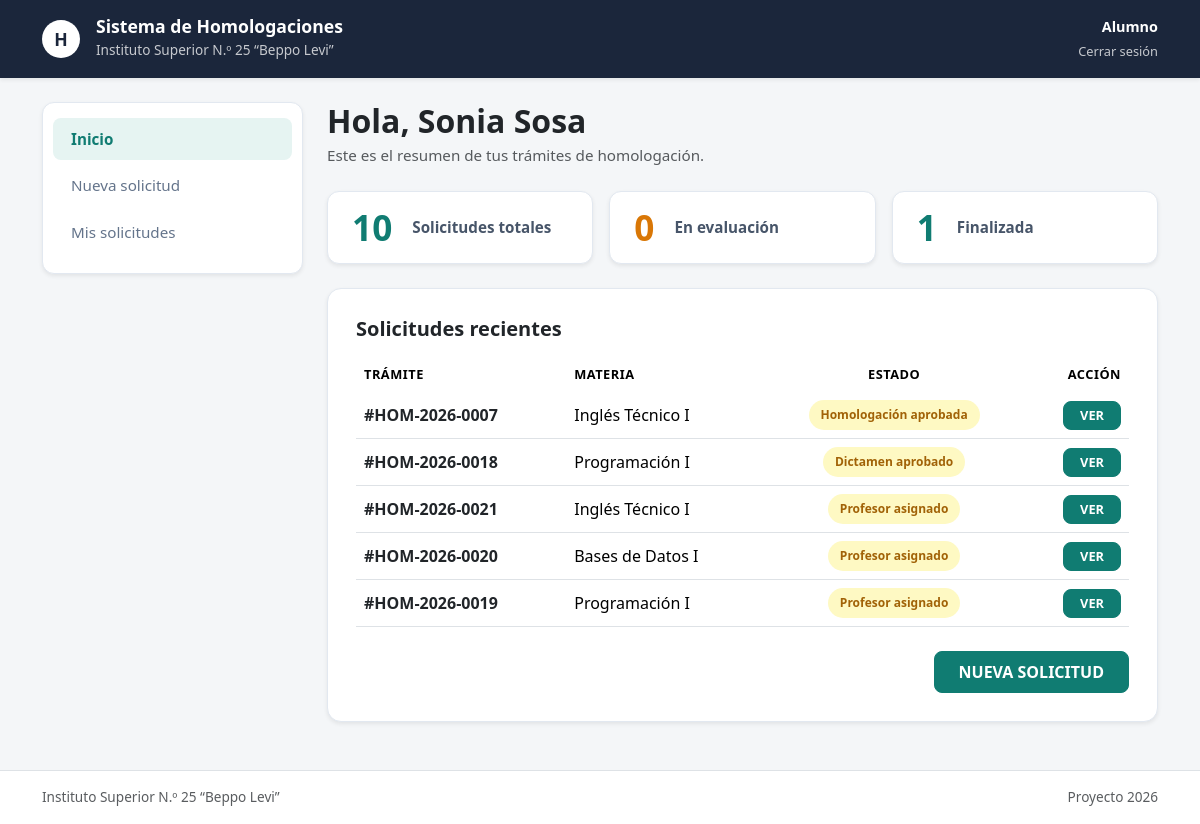
Before: /panel-alumno/ (signed in) with the older database file.
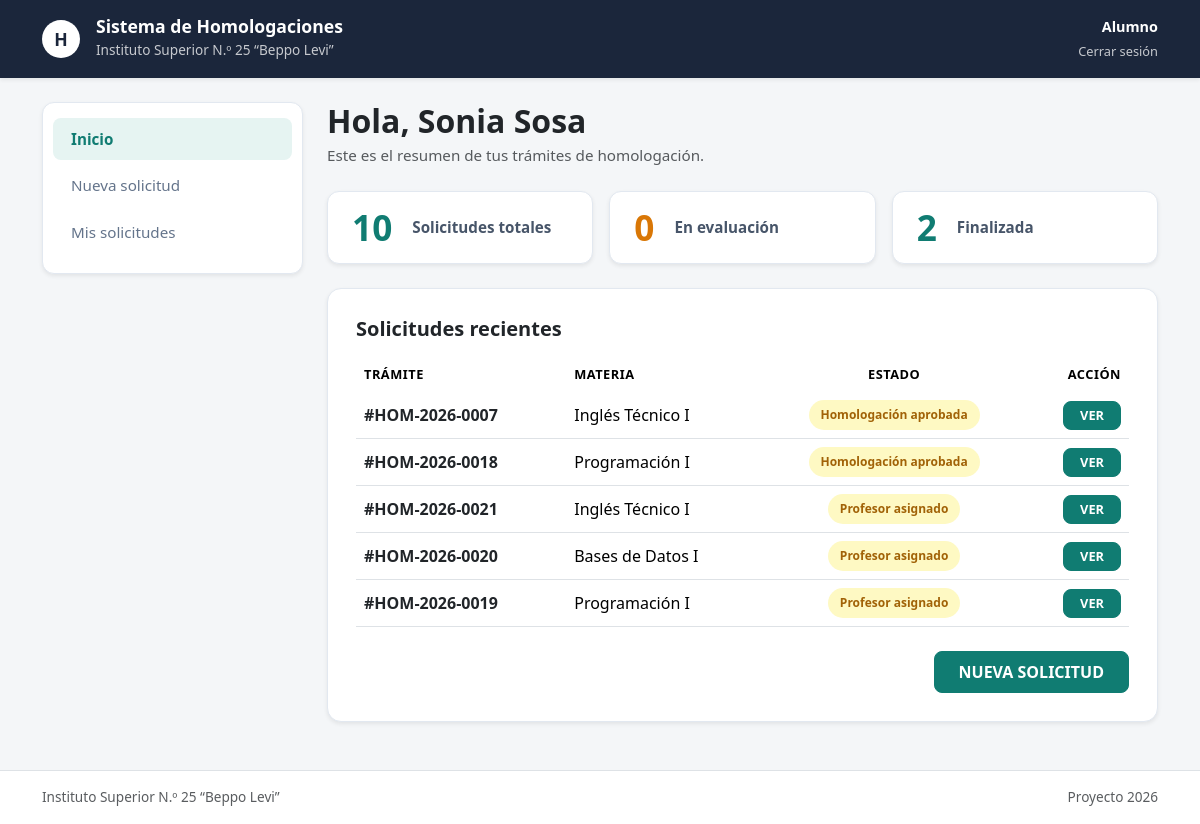
After: the same page with the newer database file.
### app1/models.py (models this page shows, shortened)
class SolicitudHomologacion(models.Model):
    ESTADOS = [
        ('PENDIENTE_PRESENTACION', 'Pendiente de presentación en Secretaría'),
        ('DOCUMENTACION_RECIBIDA', 'Documentación recibida'),
        ('PROFESOR_ASIGNADO', 'Profesor asignado'),
        ('EN_EVALUACION', 'En evaluación'),
        ('EVALUACION_FINALIZADA', 'Evaluación finalizada'),
        ('CORRECCION_SOLICITADA', 'Corrección solicitada'),
        ('DICTAMEN_APROBADO', 'Dictamen aprobado'),
        ('HOMOLOGACION_APROBADA', 'Homologación aprobada'),
        ('HOMOLOGACION_RECHAZADA', 'Homologación rechazada'),
    ]
    numero_tramite = models.CharField(max_length=30, unique=True, verbose_name="Número de Trámite")
    alumno = models.ForeignKey(PerfilUsuario, on_delete=models.CASCADE, limit_choices_to={'rol': 'ALUMNO'}, related_name="solicitudes")
    institucion_origen = models.CharField(max_length=200, verbose_name="Institución de Origen")
    carrera_origen = models.CharField(max_length=200, verbose_name="Carrera de Origen")
    analitico_pdf = models.FileField(upload_to="analiticos/", null=True, blank=True, verbose_name="Certificado Analítico")
    programa_origen_pdf = models.FileField(upload_to="programas_origen/", null=True, blank=True, verbose_name="Programa de la Materia de Origen")
    observaciones_alumno = models.TextField(blank=True, null=True, verbose_name="Observaciones del Alumno")
    estado = models.CharField(max_length=30, choices=ESTADOS, default='PENDIENTE_PRESENTACION', verbose_name="Estado de la Solicitud")
    fecha_creacion = models.DateTimeField(auto_now_add=True, verbose_name="Fecha de Creación")
    fecha_actualizacion = models.DateTimeField(auto_now=True, verbose_name="Última Actualización")

class MateriaSolicitada(models.Model):
    RESULTADOS = [
        ('PENDIENTE', 'Pendiente'),
        ('APROBADA', 'Aprobada'),
        ('RECHAZADA', 'Rechazada'),
    ]
    solicitud = models.ForeignKey(SolicitudHomologacion, on_delete=models.CASCADE, related_name="materias_solicitadas")
    materia = models.ForeignKey(Materia, on_delete=models.CASCADE, verbose_name="Materia Institucional a Homologar")
    profesor_evaluador = models.ForeignKey(PerfilUsuario, on_delete=models.SET_NULL, null=True, blank=True, limit_choices_to={'rol': 'PROFESOR'}, related_name="evaluaciones_asignadas")
    programa_institucional = models.ForeignKey(ProgramaAcademico, on_delete=models.SET_NULL, null=True, blank=True)
    resultado_dictamen = models.CharField(max_length=20, choices=RESULTADOS, default='PENDIENTE', verbose_name="Resultado Dictamen")
    fundamentacion_profesor = models.TextField(blank=True, null=True, verbose_name="Fundamentación del Profesor")
    observaciones_jefe_carrera = models.TextField(blank=True, null=True, verbose_name="Observaciones Jefe de Carrera")

class Materia(models.Model):
    carrera = models.ForeignKey(Carrera, on_delete=models.CASCADE, related_name="materias")
    nombre = models.CharField(max_length=150, verbose_name="Nombre de la Materia")
    año = models.CharField(max_length=20, blank=True, null=True, verbose_name="Año / Nivel")

### app1/views.py (the view)
# urls.py: path('panel-alumno/', views.panel_alumno, name='panel_alumno'),
@login_required(login_url='index')
def panel_alumno(request):
    perfil = request.user.perfil
    solicitudes = SolicitudHomologacion.objects.filter(alumno=perfil).order_by('-fecha_creacion')
    total_solicitudes = solicitudes.count()
    en_evaluacion = solicitudes.filter(estado='EN_EVALUACION').count()
    finalizadas = solicitudes.filter(estado__in=['HOMOLOGACION_APROBADA', 'HOMOLOGACION_RECHAZADA']).count()
    contexto = {
        'perfil': perfil,
        'solicitudes': solicitudes[:5],
        'total_solicitudes': total_solicitudes,
        'en_evaluacion': en_evaluacion,
        'finalizadas': finalizadas,
    }
    return render(request, 'app1/panel_alumno.html', contexto)

### app1/templates/app1/panel_alumno.html (shortened to what the changed rows need)
{% extends 'app1/base.html' %}
{% load static %}
{% block contenido %}
<div class="row g-4">
    <div class="col-12 col-md-9">
        <div class="mb-4 text-start">
            <h2 class="fw-bold text-dark mb-1">Hola, {{ perfil.nombre_apellido }}</h2>
        </div>
        <div class="row g-3 mb-4">
            <div class="col-12 col-sm-4">
                <div class="metric-card shadow-sm">
                    <span class="metric-number" style="color: #107c72;">{{ finalizadas }}</span>
                    <p class="metric-label">Finalizada</p>
                </div>
            </div>
        </div>
        <div class="card-homolotec shadow-sm">
            {% if solicitudes %}
                <div class="table-responsive">
                    <table class="table align-middle text-start mb-0">
                        <thead>
                            <tr class="text-muted" style="font-size: 0.8rem; letter-spacing: 0.5px;">
                                <th class="border-0">TRÁMITE</th>
                                <th class="border-0">MATERIA</th>
                                <th class="border-0 text-center">ESTADO</th>
                                <th class="border-0 text-end">ACCIÓN</th>
                            </tr>
                        </thead>
                        <tbody>
                            {% for sol in solicitudes %}
                                <tr>
                                    <td class="fw-bold text-dark">
                                        #{{ sol.numero_tramite }}
                                    </td>
                                    <td>{{ sol.materias_solicitadas.first.materia.nombre|default:"Varias materias" }}</td>
                                    <td class="text-center">
                                        <span class="badge-estado badge-pendiente">{{ sol.get_estado_display }}</span>
                                    </td>
                                    <td class="text-end">
                                        <a href="{% url 'detalle_solicitud' sol.id %}" class="btn btn-sm btn-teal px-3 py-1 fw-bold" style="font-size: 0.8rem;">
                                            VER
                                        </a>
                                    </td>
                                </tr>
                            {% endfor %}
                        </tbody>
                    </table>
                </div>
            {% else %}
                <div class="text-center py-4 text-muted">
                    <p class="mb-0">Todavía no registraste ninguna solicitud de homologación.</p>
                </div>
            {% endif %}
        </div>
    </div>
</div>
{% endblock contenido %}

Changed rows visible on the page:
changed SolicitudHomologacion "HOM-2026-0018": estado "Dictamen aprobado" → "Homologación aprobada"
Other visible differences:
{{ finalizadas }}: "1" → "2"
